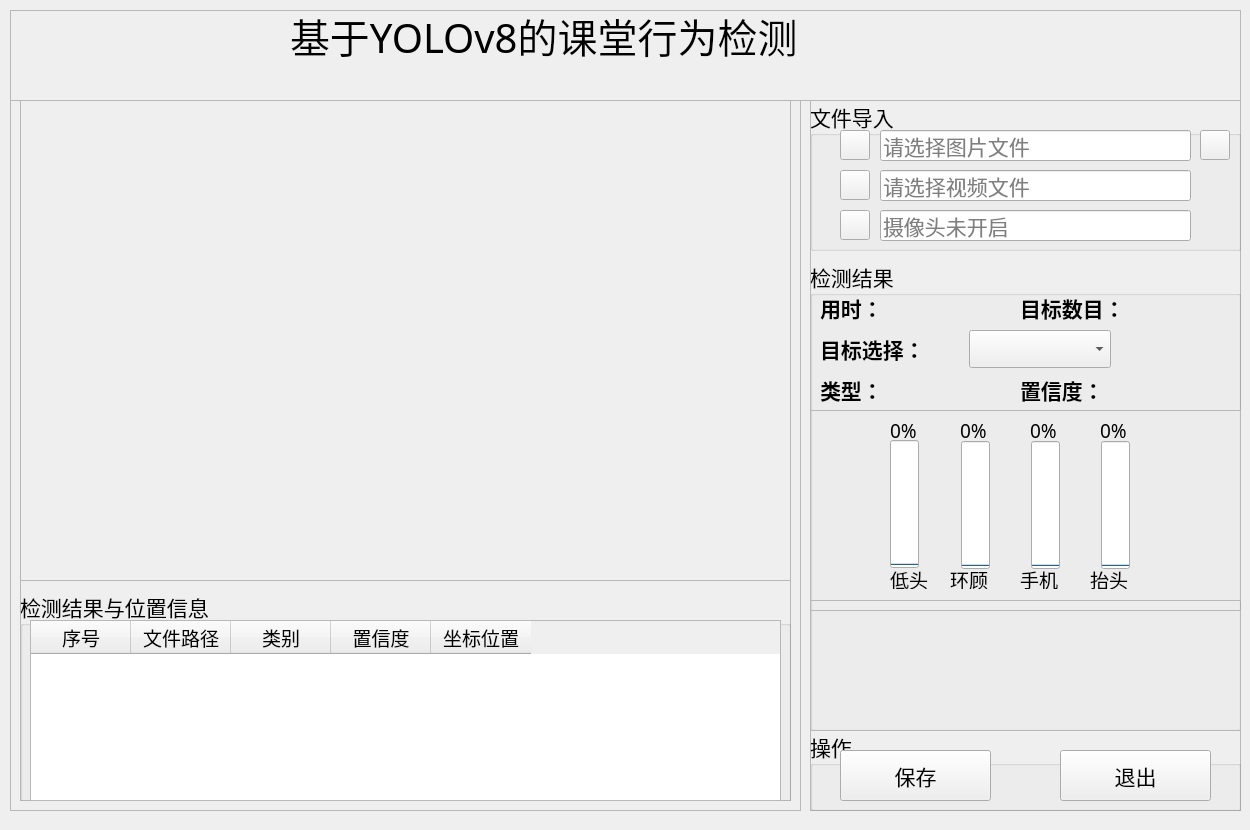
<?xml version="1.0" encoding="UTF-8"?>
<ui version="4.0">
 <class>MainWindow</class>
 <widget class="QMainWindow" name="MainWindow">
  <property name="geometry">
   <rect>
    <x>0</x>
    <y>0</y>
    <width>1250</width>
    <height>830</height>
   </rect>
  </property>
  <property name="minimumSize">
   <size>
    <width>1250</width>
    <height>830</height>
   </size>
  </property>
  <property name="maximumSize">
   <size>
    <width>1250</width>
    <height>830</height>
   </size>
  </property>
  <property name="windowTitle">
   <string>基于深度学习的钢材表面缺陷检测系统</string>
  </property>
  <property name="windowIcon">
   <iconset resource="ui_sources.qrc">
    <normaloff>:/icons/ui_imgs/icons/目标检测.png</normaloff>:/icons/ui_imgs/icons/目标检测.png</iconset>
  </property>
  <widget class="QWidget" name="centralwidget">
   <widget class="QFrame" name="frame">
    <property name="geometry">
     <rect>
      <x>10</x>
      <y>100</y>
      <width>791</width>
      <height>711</height>
     </rect>
    </property>
    <property name="frameShape">
     <enum>QFrame::StyledPanel</enum>
    </property>
    <property name="frameShadow">
     <enum>QFrame::Raised</enum>
    </property>
    <widget class="QFrame" name="frame_2">
     <property name="geometry">
      <rect>
       <x>10</x>
       <y>0</y>
       <width>771</width>
       <height>481</height>
      </rect>
     </property>
     <property name="frameShape">
      <enum>QFrame::StyledPanel</enum>
     </property>
     <property name="frameShadow">
      <enum>QFrame::Raised</enum>
     </property>
     <widget class="QLabel" name="label_show">
      <property name="geometry">
       <rect>
        <x>0</x>
        <y>0</y>
        <width>770</width>
        <height>480</height>
       </rect>
      </property>
      <property name="minimumSize">
       <size>
        <width>770</width>
        <height>480</height>
       </size>
      </property>
      <property name="maximumSize">
       <size>
        <width>770</width>
        <height>480</height>
       </size>
      </property>
      <property name="styleSheet">
       <string notr="true">border-image: url(:/icons/ui_imgs/11.png);</string>
      </property>
      <property name="text">
       <string/>
      </property>
     </widget>
    </widget>
    <widget class="QFrame" name="frame_3">
     <property name="geometry">
      <rect>
       <x>10</x>
       <y>480</y>
       <width>771</width>
       <height>221</height>
      </rect>
     </property>
     <property name="frameShape">
      <enum>QFrame::StyledPanel</enum>
     </property>
     <property name="frameShadow">
      <enum>QFrame::Raised</enum>
     </property>
     <widget class="QGroupBox" name="groupBox_3">
      <property name="geometry">
       <rect>
        <x>0</x>
        <y>10</y>
        <width>771</width>
        <height>221</height>
       </rect>
      </property>
      <property name="font">
       <font>
        <family>华文楷体</family>
        <pointsize>16</pointsize>
       </font>
      </property>
      <property name="title">
       <string>检测结果与位置信息</string>
      </property>
      <widget class="QTableWidget" name="tableWidget">
       <property name="geometry">
        <rect>
         <x>10</x>
         <y>30</y>
         <width>751</width>
         <height>181</height>
        </rect>
       </property>
       <property name="font">
        <font>
         <family>华文楷体</family>
         <pointsize>14</pointsize>
        </font>
       </property>
       <column>
        <property name="text">
         <string>序号</string>
        </property>
       </column>
       <column>
        <property name="text">
         <string>文件路径</string>
        </property>
       </column>
       <column>
        <property name="text">
         <string>类别</string>
        </property>
       </column>
       <column>
        <property name="text">
         <string>置信度</string>
        </property>
       </column>
       <column>
        <property name="text">
         <string>坐标位置</string>
        </property>
       </column>
      </widget>
     </widget>
    </widget>
   </widget>
   <widget class="QFrame" name="frame_4">
    <property name="geometry">
     <rect>
      <x>810</x>
      <y>100</y>
      <width>431</width>
      <height>711</height>
     </rect>
    </property>
    <property name="frameShape">
     <enum>QFrame::StyledPanel</enum>
    </property>
    <property name="frameShadow">
     <enum>QFrame::Raised</enum>
    </property>
    <widget class="QGroupBox" name="groupBox">
     <property name="geometry">
      <rect>
       <x>0</x>
       <y>0</y>
       <width>431</width>
       <height>151</height>
      </rect>
     </property>
     <property name="font">
      <font>
       <family>华文楷体</family>
       <pointsize>16</pointsize>
      </font>
     </property>
     <property name="title">
      <string>文件导入</string>
     </property>
     <widget class="QLineEdit" name="PiclineEdit">
      <property name="geometry">
       <rect>
        <x>70</x>
        <y>30</y>
        <width>311</width>
        <height>31</height>
       </rect>
      </property>
      <property name="inputMask">
       <string/>
      </property>
      <property name="placeholderText">
       <string>请选择图片文件</string>
      </property>
     </widget>
     <widget class="QLineEdit" name="VideolineEdit">
      <property name="geometry">
       <rect>
        <x>70</x>
        <y>70</y>
        <width>311</width>
        <height>31</height>
       </rect>
      </property>
      <property name="placeholderText">
       <string>请选择视频文件</string>
      </property>
     </widget>
     <widget class="QPushButton" name="CapBtn">
      <property name="geometry">
       <rect>
        <x>30</x>
        <y>110</y>
        <width>30</width>
        <height>30</height>
       </rect>
      </property>
      <property name="styleSheet">
       <string notr="true">border-image: url(:/icons/ui_imgs/icons/camera.png);</string>
      </property>
      <property name="text">
       <string/>
      </property>
     </widget>
     <widget class="QPushButton" name="PicBtn">
      <property name="geometry">
       <rect>
        <x>30</x>
        <y>30</y>
        <width>30</width>
        <height>30</height>
       </rect>
      </property>
      <property name="styleSheet">
       <string notr="true">border-image: url(:/icons/ui_imgs/icons/img.png);</string>
      </property>
      <property name="text">
       <string/>
      </property>
     </widget>
     <widget class="QPushButton" name="VideoBtn">
      <property name="geometry">
       <rect>
        <x>30</x>
        <y>70</y>
        <width>30</width>
        <height>30</height>
       </rect>
      </property>
      <property name="styleSheet">
       <string notr="true">border-image: url(:/icons/ui_imgs/icons/video.png);</string>
      </property>
      <property name="text">
       <string/>
      </property>
     </widget>
     <widget class="QLineEdit" name="CaplineEdit">
      <property name="geometry">
       <rect>
        <x>70</x>
        <y>110</y>
        <width>311</width>
        <height>31</height>
       </rect>
      </property>
      <property name="placeholderText">
       <string>摄像头未开启</string>
      </property>
     </widget>
     <widget class="QPushButton" name="FilesBtn">
      <property name="geometry">
       <rect>
        <x>390</x>
        <y>30</y>
        <width>30</width>
        <height>30</height>
       </rect>
      </property>
      <property name="styleSheet">
       <string notr="true">border-image: url(:/icons/ui_imgs/icons/folder.png);</string>
      </property>
      <property name="text">
       <string/>
      </property>
     </widget>
    </widget>
    <widget class="QGroupBox" name="groupBox_2">
     <property name="geometry">
      <rect>
       <x>0</x>
       <y>160</y>
       <width>431</width>
       <height>471</height>
      </rect>
     </property>
     <property name="font">
      <font>
       <family>华文楷体</family>
       <pointsize>16</pointsize>
      </font>
     </property>
     <property name="title">
      <string>检测结果</string>
     </property>
     <widget class="QFrame" name="frame_6">
      <property name="geometry">
       <rect>
        <x>0</x>
        <y>350</y>
        <width>431</width>
        <height>121</height>
       </rect>
      </property>
      <property name="frameShape">
       <enum>QFrame::StyledPanel</enum>
      </property>
      <property name="frameShadow">
       <enum>QFrame::Raised</enum>
      </property>
      <widget class="QLabel" name="label_show_2">
       <property name="geometry">
        <rect>
         <x>0</x>
         <y>0</y>
         <width>450</width>
         <height>120</height>
        </rect>
       </property>
       <property name="minimumSize">
        <size>
         <width>450</width>
         <height>120</height>
        </size>
       </property>
       <property name="maximumSize">
        <size>
         <width>450</width>
         <height>120</height>
        </size>
       </property>
       <property name="styleSheet">
        <string notr="true">border-image: url(:/icons/ui_imgs/11.png);</string>
       </property>
       <property name="text">
        <string/>
       </property>
      </widget>
     </widget>
     <widget class="QWidget" name="layoutWidget">
      <property name="geometry">
       <rect>
        <x>210</x>
        <y>30</y>
        <width>211</width>
        <height>37</height>
       </rect>
      </property>
      <layout class="QHBoxLayout" name="horizontalLayout_5">
       <item>
        <widget class="QLabel" name="label">
         <property name="text">
          <string>&lt;html&gt;&lt;head/&gt;&lt;body&gt;&lt;p&gt;&lt;span style=&quot; font-weight:600;&quot;&gt;目标数目：&lt;/span&gt;&lt;/p&gt;&lt;/body&gt;&lt;/html&gt;</string>
         </property>
        </widget>
       </item>
       <item>
        <widget class="QLabel" name="label_nums">
         <property name="palette">
          <palette>
           <active>
            <colorrole role="WindowText">
             <brush brushstyle="SolidPattern">
              <color alpha="255">
               <red>255</red>
               <green>0</green>
               <blue>0</blue>
              </color>
             </brush>
            </colorrole>
            <colorrole role="Text">
             <brush brushstyle="SolidPattern">
              <color alpha="255">
               <red>0</red>
               <green>0</green>
               <blue>0</blue>
              </color>
             </brush>
            </colorrole>
           </active>
           <inactive>
            <colorrole role="WindowText">
             <brush brushstyle="SolidPattern">
              <color alpha="255">
               <red>255</red>
               <green>0</green>
               <blue>0</blue>
              </color>
             </brush>
            </colorrole>
            <colorrole role="Text">
             <brush brushstyle="SolidPattern">
              <color alpha="255">
               <red>0</red>
               <green>0</green>
               <blue>0</blue>
              </color>
             </brush>
            </colorrole>
           </inactive>
           <disabled>
            <colorrole role="WindowText">
             <brush brushstyle="SolidPattern">
              <color alpha="255">
               <red>120</red>
               <green>120</green>
               <blue>120</blue>
              </color>
             </brush>
            </colorrole>
            <colorrole role="Text">
             <brush brushstyle="SolidPattern">
              <color alpha="255">
               <red>120</red>
               <green>120</green>
               <blue>120</blue>
              </color>
             </brush>
            </colorrole>
           </disabled>
          </palette>
         </property>
         <property name="font">
          <font>
           <family>Arial</family>
           <pointsize>16</pointsize>
           <weight>75</weight>
           <bold>true</bold>
          </font>
         </property>
         <property name="text">
          <string/>
         </property>
        </widget>
       </item>
      </layout>
     </widget>
     <widget class="QWidget" name="layoutWidget">
      <property name="geometry">
       <rect>
        <x>10</x>
        <y>70</y>
        <width>291</width>
        <height>38</height>
       </rect>
      </property>
      <layout class="QHBoxLayout" name="horizontalLayout_6">
       <item>
        <widget class="QLabel" name="label_5">
         <property name="text">
          <string>&lt;html&gt;&lt;head/&gt;&lt;body&gt;&lt;p&gt;&lt;span style=&quot; font-weight:600;&quot;&gt;目标选择：&lt;/span&gt;&lt;/p&gt;&lt;/body&gt;&lt;/html&gt;</string>
         </property>
        </widget>
       </item>
       <item>
        <widget class="QComboBox" name="comboBox"/>
       </item>
      </layout>
     </widget>
     <widget class="QWidget" name="layoutWidget_2">
      <property name="geometry">
       <rect>
        <x>10</x>
        <y>30</y>
        <width>171</width>
        <height>37</height>
       </rect>
      </property>
      <layout class="QHBoxLayout" name="horizontalLayout_7">
       <item>
        <widget class="QLabel" name="label_10">
         <property name="text">
          <string>&lt;html&gt;&lt;head/&gt;&lt;body&gt;&lt;p&gt;&lt;span style=&quot; font-weight:600;&quot;&gt;用时：&lt;/span&gt;&lt;/p&gt;&lt;/body&gt;&lt;/html&gt;</string>
         </property>
        </widget>
       </item>
       <item>
        <widget class="QLabel" name="time_lb">
         <property name="palette">
          <palette>
           <active>
            <colorrole role="WindowText">
             <brush brushstyle="SolidPattern">
              <color alpha="255">
               <red>255</red>
               <green>0</green>
               <blue>0</blue>
              </color>
             </brush>
            </colorrole>
            <colorrole role="Text">
             <brush brushstyle="SolidPattern">
              <color alpha="255">
               <red>0</red>
               <green>0</green>
               <blue>0</blue>
              </color>
             </brush>
            </colorrole>
           </active>
           <inactive>
            <colorrole role="WindowText">
             <brush brushstyle="SolidPattern">
              <color alpha="255">
               <red>255</red>
               <green>0</green>
               <blue>0</blue>
              </color>
             </brush>
            </colorrole>
            <colorrole role="Text">
             <brush brushstyle="SolidPattern">
              <color alpha="255">
               <red>0</red>
               <green>0</green>
               <blue>0</blue>
              </color>
             </brush>
            </colorrole>
           </inactive>
           <disabled>
            <colorrole role="WindowText">
             <brush brushstyle="SolidPattern">
              <color alpha="255">
               <red>120</red>
               <green>120</green>
               <blue>120</blue>
              </color>
             </brush>
            </colorrole>
            <colorrole role="Text">
             <brush brushstyle="SolidPattern">
              <color alpha="255">
               <red>120</red>
               <green>120</green>
               <blue>120</blue>
              </color>
             </brush>
            </colorrole>
           </disabled>
          </palette>
         </property>
         <property name="font">
          <font>
           <family>Arial</family>
           <pointsize>16</pointsize>
           <weight>75</weight>
           <bold>true</bold>
          </font>
         </property>
         <property name="text">
          <string/>
         </property>
        </widget>
       </item>
      </layout>
     </widget>
     <widget class="QWidget" name="layoutWidget">
      <property name="geometry">
       <rect>
        <x>210</x>
        <y>110</y>
        <width>191</width>
        <height>41</height>
       </rect>
      </property>
      <layout class="QHBoxLayout" name="horizontalLayout_8">
       <item>
        <widget class="QLabel" name="label_11">
         <property name="text">
          <string>&lt;html&gt;&lt;head/&gt;&lt;body&gt;&lt;p&gt;&lt;span style=&quot; font-weight:600;&quot;&gt;置信度：&lt;/span&gt;&lt;/p&gt;&lt;/body&gt;&lt;/html&gt;</string>
         </property>
        </widget>
       </item>
       <item>
        <widget class="QLabel" name="label_conf">
         <property name="palette">
          <palette>
           <active>
            <colorrole role="WindowText">
             <brush brushstyle="SolidPattern">
              <color alpha="255">
               <red>255</red>
               <green>0</green>
               <blue>0</blue>
              </color>
             </brush>
            </colorrole>
           </active>
           <inactive>
            <colorrole role="WindowText">
             <brush brushstyle="SolidPattern">
              <color alpha="255">
               <red>255</red>
               <green>0</green>
               <blue>0</blue>
              </color>
             </brush>
            </colorrole>
           </inactive>
           <disabled>
            <colorrole role="WindowText">
             <brush brushstyle="SolidPattern">
              <color alpha="255">
               <red>120</red>
               <green>120</green>
               <blue>120</blue>
              </color>
             </brush>
            </colorrole>
           </disabled>
          </palette>
         </property>
         <property name="font">
          <font>
           <family>Arial</family>
           <pointsize>16</pointsize>
           <weight>75</weight>
           <bold>true</bold>
          </font>
         </property>
         <property name="text">
          <string/>
         </property>
        </widget>
       </item>
      </layout>
     </widget>
     <widget class="QWidget" name="layoutWidget_3">
      <property name="geometry">
       <rect>
        <x>10</x>
        <y>110</y>
        <width>191</width>
        <height>41</height>
       </rect>
      </property>
      <layout class="QHBoxLayout" name="horizontalLayout_9">
       <item>
        <widget class="QLabel" name="label_13">
         <property name="maximumSize">
          <size>
           <width>60</width>
           <height>16777215</height>
          </size>
         </property>
         <property name="text">
          <string>&lt;html&gt;&lt;head/&gt;&lt;body&gt;&lt;p&gt;&lt;span style=&quot; font-weight:600;&quot;&gt;类型：&lt;/span&gt;&lt;/p&gt;&lt;/body&gt;&lt;/html&gt;</string>
         </property>
        </widget>
       </item>
       <item>
        <widget class="QLabel" name="type_lb">
         <property name="palette">
          <palette>
           <active>
            <colorrole role="WindowText">
             <brush brushstyle="SolidPattern">
              <color alpha="255">
               <red>255</red>
               <green>0</green>
               <blue>0</blue>
              </color>
             </brush>
            </colorrole>
           </active>
           <inactive>
            <colorrole role="WindowText">
             <brush brushstyle="SolidPattern">
              <color alpha="255">
               <red>255</red>
               <green>0</green>
               <blue>0</blue>
              </color>
             </brush>
            </colorrole>
           </inactive>
           <disabled>
            <colorrole role="WindowText">
             <brush brushstyle="SolidPattern">
              <color alpha="255">
               <red>120</red>
               <green>120</green>
               <blue>120</blue>
              </color>
             </brush>
            </colorrole>
           </disabled>
          </palette>
         </property>
         <property name="font">
          <font>
           <family>Arial</family>
           <pointsize>16</pointsize>
           <weight>75</weight>
           <bold>true</bold>
          </font>
         </property>
         <property name="text">
          <string/>
         </property>
        </widget>
       </item>
      </layout>
     </widget>
     <widget class="QFrame" name="frame_7">
      <property name="geometry">
       <rect>
        <x>0</x>
        <y>150</y>
        <width>431</width>
        <height>191</height>
       </rect>
      </property>
      <property name="frameShape">
       <enum>QFrame::StyledPanel</enum>
      </property>
      <property name="frameShadow">
       <enum>QFrame::Raised</enum>
      </property>
      <widget class="QProgressBar" name="progressBar">
       <property name="geometry">
        <rect>
         <x>80</x>
         <y>30</y>
         <width>29</width>
         <height>128</height>
        </rect>
       </property>
       <property name="layoutDirection">
        <enum>Qt::RightToLeft</enum>
       </property>
       <property name="value">
        <number>0</number>
       </property>
       <property name="alignment">
        <set>Qt::AlignLeading|Qt::AlignLeft|Qt::AlignVCenter</set>
       </property>
       <property name="orientation">
        <enum>Qt::Vertical</enum>
       </property>
      </widget>
      <widget class="QLabel" name="label_14">
       <property name="geometry">
        <rect>
         <x>80</x>
         <y>160</y>
         <width>40</width>
         <height>19</height>
        </rect>
       </property>
       <property name="font">
        <font>
         <family>楷体</family>
         <pointsize>14</pointsize>
        </font>
       </property>
       <property name="text">
        <string>低头</string>
       </property>
      </widget>
      <widget class="QLabel" name="label_20">
       <property name="geometry">
        <rect>
         <x>80</x>
         <y>0</y>
         <width>61</width>
         <height>41</height>
        </rect>
       </property>
       <property name="font">
        <font>
         <family>楷体</family>
         <pointsize>14</pointsize>
        </font>
       </property>
       <property name="text">
        <string>0%</string>
       </property>
      </widget>
      <widget class="QLabel" name="label_21">
       <property name="geometry">
        <rect>
         <x>150</x>
         <y>0</y>
         <width>61</width>
         <height>41</height>
        </rect>
       </property>
       <property name="font">
        <font>
         <family>楷体</family>
         <pointsize>14</pointsize>
        </font>
       </property>
       <property name="text">
        <string>0%</string>
       </property>
      </widget>
      <widget class="QLabel" name="label_22">
       <property name="geometry">
        <rect>
         <x>220</x>
         <y>0</y>
         <width>61</width>
         <height>41</height>
        </rect>
       </property>
       <property name="font">
        <font>
         <family>楷体</family>
         <pointsize>14</pointsize>
        </font>
       </property>
       <property name="text">
        <string>0%</string>
       </property>
      </widget>
      <widget class="QLabel" name="label_23">
       <property name="geometry">
        <rect>
         <x>290</x>
         <y>0</y>
         <width>61</width>
         <height>41</height>
        </rect>
       </property>
       <property name="font">
        <font>
         <family>楷体</family>
         <pointsize>14</pointsize>
        </font>
       </property>
       <property name="text">
        <string>0%</string>
       </property>
      </widget>
      <widget class="QLabel" name="label_17">
       <property name="geometry">
        <rect>
         <x>280</x>
         <y>160</y>
         <width>60</width>
         <height>19</height>
        </rect>
       </property>
       <property name="font">
        <font>
         <family>楷体</family>
         <pointsize>14</pointsize>
        </font>
       </property>
       <property name="text">
        <string>抬头</string>
       </property>
      </widget>
      <widget class="QProgressBar" name="progressBar_4">
       <property name="geometry">
        <rect>
         <x>291</x>
         <y>31</y>
         <width>29</width>
         <height>128</height>
        </rect>
       </property>
       <property name="value">
        <number>0</number>
       </property>
       <property name="orientation">
        <enum>Qt::Vertical</enum>
       </property>
      </widget>
      <widget class="QProgressBar" name="progressBar_3">
       <property name="geometry">
        <rect>
         <x>221</x>
         <y>31</y>
         <width>29</width>
         <height>128</height>
        </rect>
       </property>
       <property name="value">
        <number>0</number>
       </property>
       <property name="orientation">
        <enum>Qt::Vertical</enum>
       </property>
      </widget>
      <widget class="QLabel" name="label_16">
       <property name="geometry">
        <rect>
         <x>210</x>
         <y>160</y>
         <width>40</width>
         <height>19</height>
        </rect>
       </property>
       <property name="font">
        <font>
         <family>楷体</family>
         <pointsize>14</pointsize>
        </font>
       </property>
       <property name="text">
        <string>手机</string>
       </property>
      </widget>
      <widget class="QProgressBar" name="progressBar_2">
       <property name="geometry">
        <rect>
         <x>151</x>
         <y>31</y>
         <width>29</width>
         <height>128</height>
        </rect>
       </property>
       <property name="value">
        <number>0</number>
       </property>
       <property name="orientation">
        <enum>Qt::Vertical</enum>
       </property>
      </widget>
      <widget class="QLabel" name="label_15">
       <property name="geometry">
        <rect>
         <x>140</x>
         <y>160</y>
         <width>40</width>
         <height>19</height>
        </rect>
       </property>
       <property name="font">
        <font>
         <family>楷体</family>
         <pointsize>14</pointsize>
        </font>
       </property>
       <property name="text">
        <string>环顾</string>
       </property>
      </widget>
     </widget>
    </widget>
    <widget class="QGroupBox" name="groupBox_4">
     <property name="geometry">
      <rect>
       <x>0</x>
       <y>630</y>
       <width>431</width>
       <height>81</height>
      </rect>
     </property>
     <property name="font">
      <font>
       <family>华文楷体</family>
       <pointsize>16</pointsize>
      </font>
     </property>
     <property name="title">
      <string>操作</string>
     </property>
     <widget class="QPushButton" name="SaveBtn">
      <property name="geometry">
       <rect>
        <x>30</x>
        <y>20</y>
        <width>151</width>
        <height>51</height>
       </rect>
      </property>
      <property name="text">
       <string>保存</string>
      </property>
      <property name="icon">
       <iconset resource="ui_sources.qrc">
        <normaloff>:/icons/ui_imgs/icons/保存.png</normaloff>:/icons/ui_imgs/icons/保存.png</iconset>
      </property>
      <property name="iconSize">
       <size>
        <width>30</width>
        <height>30</height>
       </size>
      </property>
     </widget>
     <widget class="QPushButton" name="ExitBtn">
      <property name="geometry">
       <rect>
        <x>250</x>
        <y>20</y>
        <width>151</width>
        <height>51</height>
       </rect>
      </property>
      <property name="text">
       <string>退出</string>
      </property>
      <property name="icon">
       <iconset resource="ui_sources.qrc">
        <normaloff>:/icons/ui_imgs/icons/退出.png</normaloff>:/icons/ui_imgs/icons/退出.png</iconset>
      </property>
      <property name="iconSize">
       <size>
        <width>30</width>
        <height>30</height>
       </size>
      </property>
     </widget>
    </widget>
   </widget>
   <widget class="QFrame" name="frame_5">
    <property name="geometry">
     <rect>
      <x>10</x>
      <y>10</y>
      <width>1231</width>
      <height>91</height>
     </rect>
    </property>
    <property name="frameShape">
     <enum>QFrame::StyledPanel</enum>
    </property>
    <property name="frameShadow">
     <enum>QFrame::Raised</enum>
    </property>
    <widget class="QLabel" name="label_3">
     <property name="geometry">
      <rect>
       <x>280</x>
       <y>0</y>
       <width>811</width>
       <height>51</height>
      </rect>
     </property>
     <property name="font">
      <font>
       <family>华文楷体</family>
       <pointsize>30</pointsize>
      </font>
     </property>
     <property name="text">
      <string>基于YOLOv8的课堂行为检测</string>
     </property>
    </widget>
    <widget class="QLabel" name="label_2">
     <property name="geometry">
      <rect>
       <x>20</x>
       <y>60</y>
       <width>311</width>
       <height>21</height>
      </rect>
     </property>
     <property name="font">
      <font>
       <family>华文楷体</family>
       <pointsize>14</pointsize>
       <underline>true</underline>
      </font>
     </property>
     <property name="text">
      <string/>
     </property>
    </widget>
    <widget class="QLabel" name="label_12">
     <property name="geometry">
      <rect>
       <x>1070</x>
       <y>60</y>
       <width>131</width>
       <height>21</height>
      </rect>
     </property>
     <property name="font">
      <font>
       <family>华文楷体</family>
       <pointsize>14</pointsize>
       <underline>true</underline>
      </font>
     </property>
     <property name="text">
      <string/>
     </property>
    </widget>
   </widget>
  </widget>
 </widget>
 <resources>
  <include location="ui_sources.qrc"/>
 </resources>
 <connections/>
</ui>
